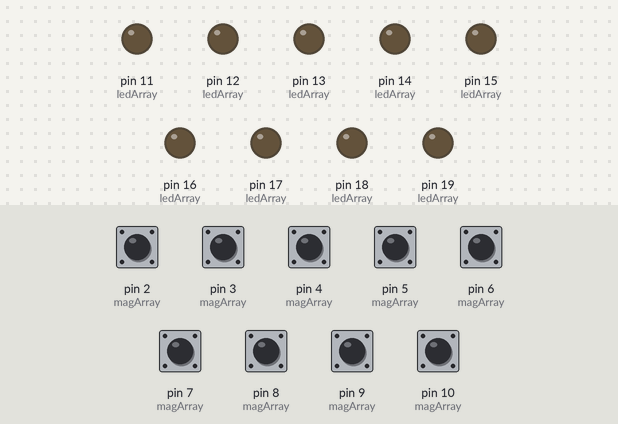
This sketch was run on a simulated Arduino Uno, built with avr-gcc and run on an emulated ATmega328P. Shown: output pins drawn as LEDs (lit = HIGH). The inputs (shaded band) are chosen by the test bench; at power-on: pin 2 (magArray), pin 3 (magArray), pin 4 (magArray), pin 5 (magArray), pin 6 (magArray), pin 7 (magArray), pin 8 (magArray), pin 9 (magArray), pin 10 (magArray) HIGH.

Above: at 1.2 s.
1.3 s: pin 2 (magArray) pulled LOW for 0.15 s
At 2.7 s:
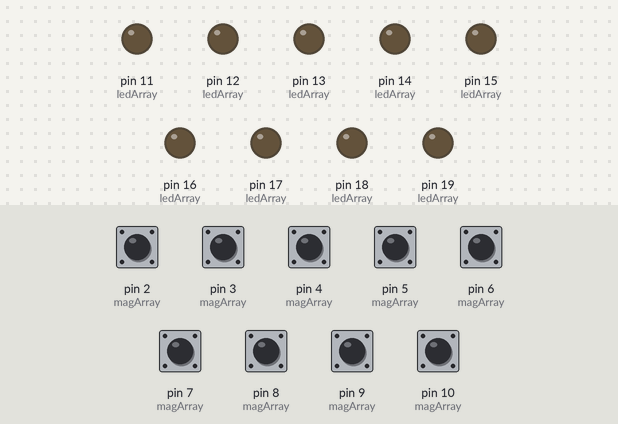
3.0 s: pin 3 (magArray) pulled LOW for 0.15 s
At 4.0 s:
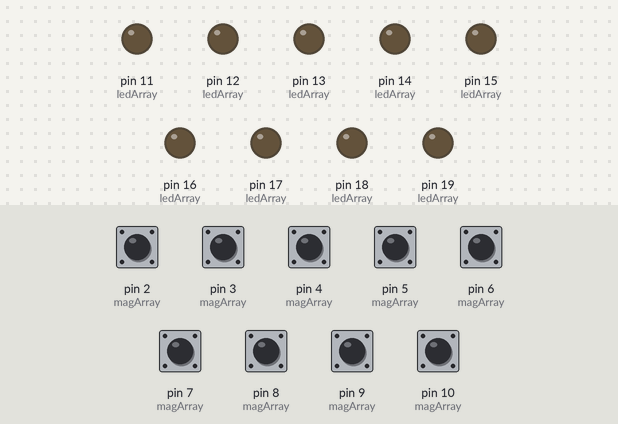
4.7 s: pin 4 (magArray) pulled LOW for 0.15 s
At 5.3 s:
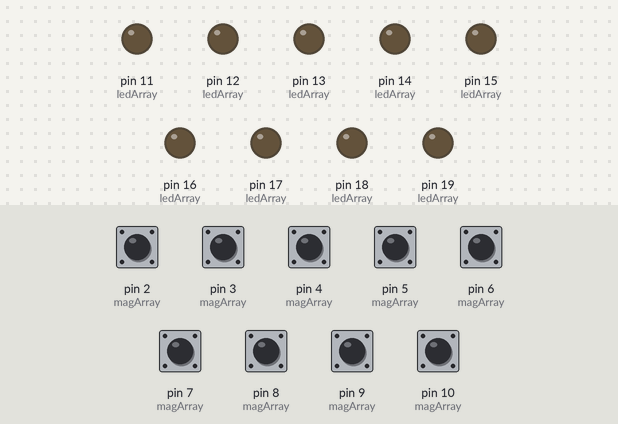
6.4 s: pin 5 (magArray) pulled LOW for 0.15 s
At 7.8 s:
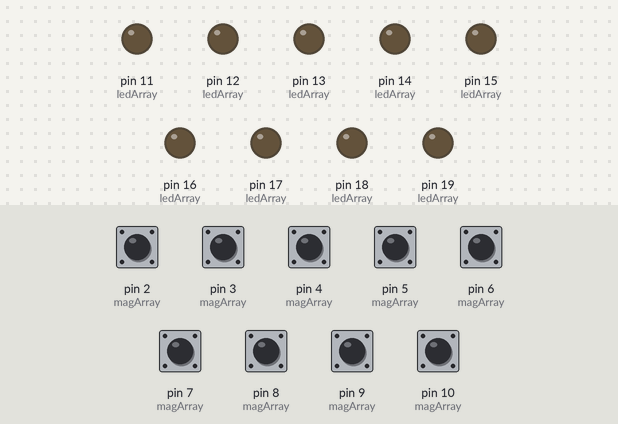
8.1 s: pin 6 (magArray) pulled LOW for 0.15 s
At 9.1 s:
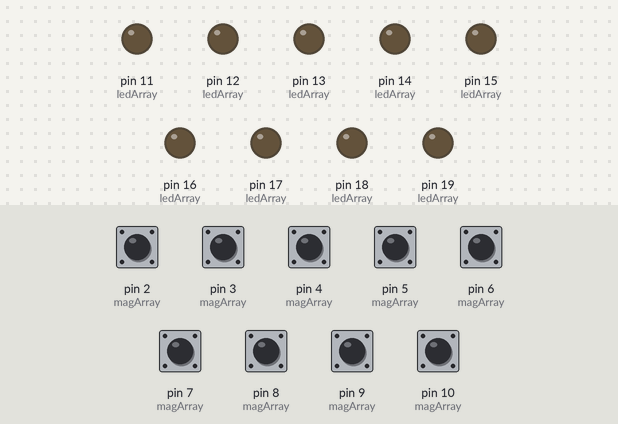
9.8 s: pin 7 (magArray) pulled LOW for 0.15 s
At 10.4 s:
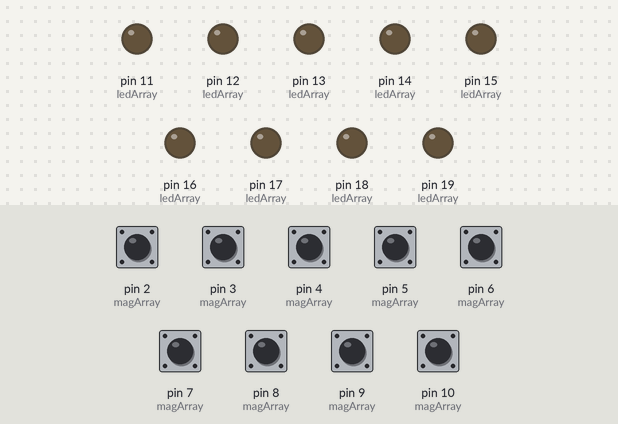
Timing chart, 0 to 12.5 s (numbered marks = the images above; inputs shaded):
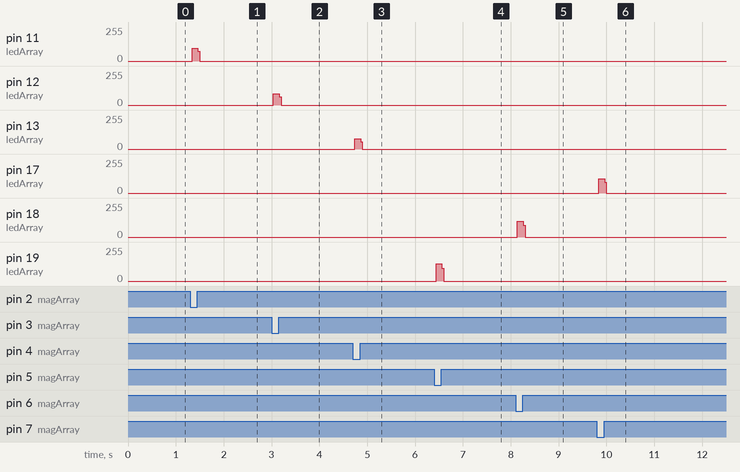

The sketch:

ledTraversal.ino
```cpp
// time to declare all of our pins! this is going off the tinkercad diagram at (https://www.tinkercad.com/things/2hayu8VoFnV-3x3-chess-grid?sharecode=CSrqqlocQqnvlNf2s-Q7EwOXBIaHyHPHCmI_gLgrOvU)

int magOne = 8;
int magTwo = 9;
int magThree = 10;

int magFour = 5;
int magFive = 6;
int magSix = 7;

int magSeven = 2;
int magEight = 3;
int magNine = 4;


int magArray[3][3] = {{magOne,magTwo,magThree}, {magFour,magFive,magSix}, {magSeven,magEight,magNine}};

// LEDs. That's crazy.
//A0 = 14, just as a little note here for myself
int ledOne = 16;
int ledTwo = 15;
int ledThree = 14;


int ledFour = 19;
int ledFive = 18;
int ledSix = 17;

int ledSeven = 11;
int ledEight = 12;
int ledNine = 13;


int ledArray[3][3] = {{ledOne,ledTwo,ledThree}, {ledFour,ledFive,ledSix}, {ledSeven,ledEight,ledNine}};

void light(int row, int col){ // this function does not need to exist. I'm just really lazy.
  digitalWrite(ledArray[row][col],HIGH);
}

void blackout(){
  for (int row = 0; row < 3; row++){
    for (int col = 0; col < 3; col++){
      digitalWrite(ledArray[row][col],LOW);
    }
  }
}

void setup() {
  for (int curRow = 0; curRow < 3; curRow++){
  for (int curCol = 0; curCol < 3; curCol++){
    pinMode(magArray[curRow][curCol],INPUT_PULLUP);
    //stateArray[curRow][curCol] = digitalRead(magArray[curRow][curCol]);
    pinMode(ledArray[curRow][curCol],OUTPUT);
  }


}
}

int magState;
void loop() {
  for (int curRow = 0; curRow < 3; curRow++){
    for(int curCol = 0; curCol < 3; curCol ++){

      //digitalWrite(ledArray[curRow][curCol],LOW);


      if (digitalRead(magArray[curRow][curCol])== 0){
        light(curRow,curCol);
      }
      else{
        digitalWrite(ledArray[curRow][curCol],LOW);
      }
    }
  }
  blackout();


}
```

Measured:
- after the input at 1.3 s, pin 11 (ledArray): 0/255 → 97/255 at once, → 0/255 0.12 s later
- after the input at 3.0 s, pin 12 (ledArray): 0/255 → 85/255 at once, → 0/255 0.12 s later
- after the input at 4.7 s, pin 13 (ledArray): 0/255 → 76/255 at once, → 0/255 0.12 s later
- after the input at 6.4 s, pin 19 (ledArray): 0/255 → 129/255 at once, → 0/255 0.12 s later
- after the input at 8.1 s, pin 18 (ledArray): 0/255 → 118/255 at once, → 0/255 0.12 s later
- after the input at 9.8 s, pin 17 (ledArray): 0/255 → 108/255 at once, → 0/255 0.12 s later
